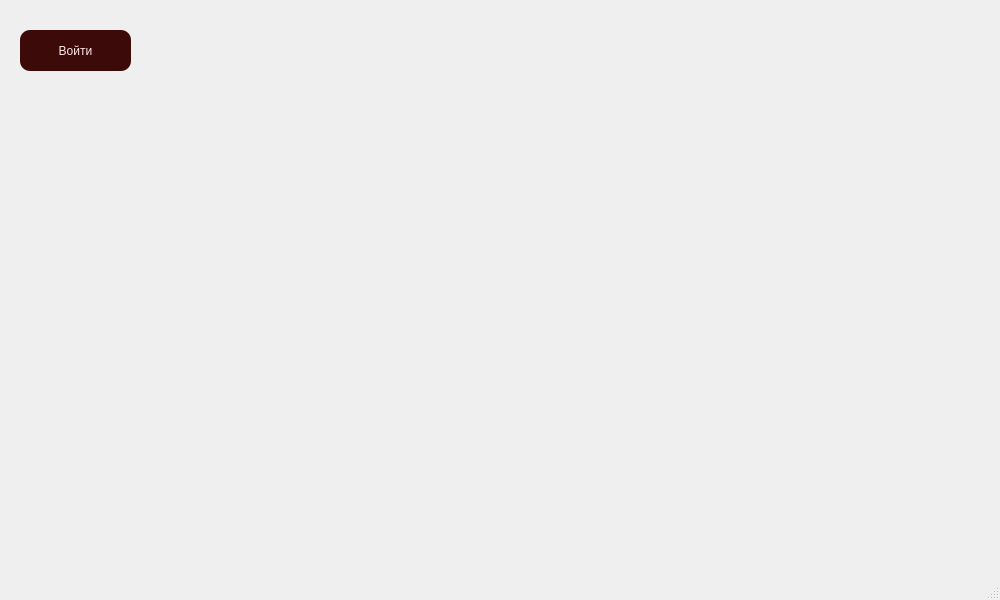
<?xml version="1.0" encoding="UTF-8"?>
<ui version="4.0">
 <class>MainWindow</class>
 <widget class="QMainWindow" name="MainWindow">
  <property name="geometry">
   <rect>
    <x>0</x>
    <y>0</y>
    <width>1000</width>
    <height>600</height>
   </rect>
  </property>
  <property name="windowTitle">
   <string>MainWindow</string>
  </property>
  <property name="styleSheet">
   <string notr="true">background: qlineargradient(
    x1: 0, y1: 0, x2: 0, y2: 1,
    stop: 0.09 #6E0204,
    stop: 0.87 #9B5D61
);</string>
  </property>
  <widget class="QWidget" name="centralwidget">
   <widget class="QScrollArea" name="scrollArea">
    <property name="geometry">
     <rect>
      <x>150</x>
      <y>30</y>
      <width>700</width>
      <height>501</height>
     </rect>
    </property>
    <property name="styleSheet">
     <string notr="true">background-color: transparent;
border: none;</string>
    </property>
    <property name="widgetResizable">
     <bool>true</bool>
    </property>
    <widget class="QWidget" name="scrollAreaWidgetContents">
     <property name="geometry">
      <rect>
       <x>0</x>
       <y>0</y>
       <width>700</width>
       <height>501</height>
      </rect>
     </property>
     <property name="styleSheet">
      <string notr="true">background-color: transparent;
border: none;</string>
     </property>
    </widget>
   </widget>
   <widget class="QPushButton" name="pushButton">
    <property name="geometry">
     <rect>
      <x>20</x>
      <y>30</y>
      <width>111</width>
      <height>41</height>
     </rect>
    </property>
    <property name="cursor">
     <cursorShape>PointingHandCursor</cursorShape>
    </property>
    <property name="styleSheet">
     <string notr="true">border-radius: 10px;
background-color: #3D0A0A;
padding: 15px;
color: #FFE5E5;</string>
    </property>
    <property name="text">
     <string>Войти</string>
    </property>
   </widget>
  </widget>
  <widget class="QMenuBar" name="menubar">
   <property name="geometry">
    <rect>
     <x>0</x>
     <y>0</y>
     <width>1000</width>
     <height>33</height>
    </rect>
   </property>
  </widget>
  <widget class="QStatusBar" name="statusbar"/>
 </widget>
 <resources/>
 <connections/>
</ui>
